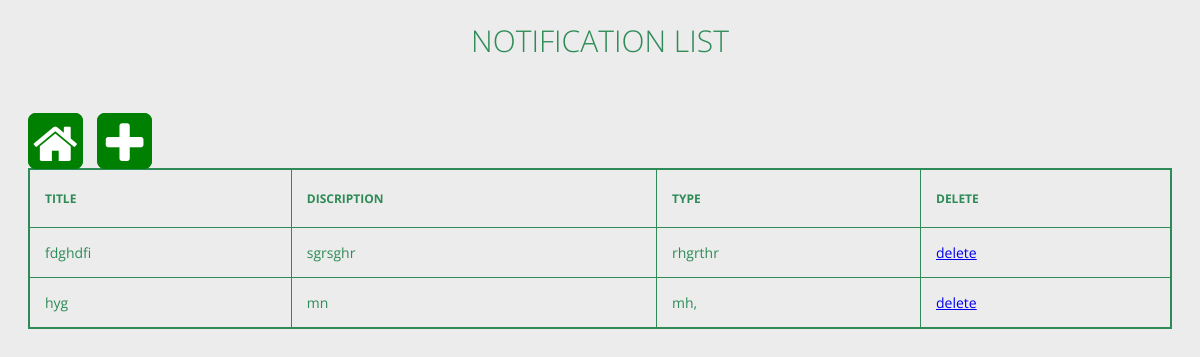
/notification (signed in), run on an earlier commit of the app's database.
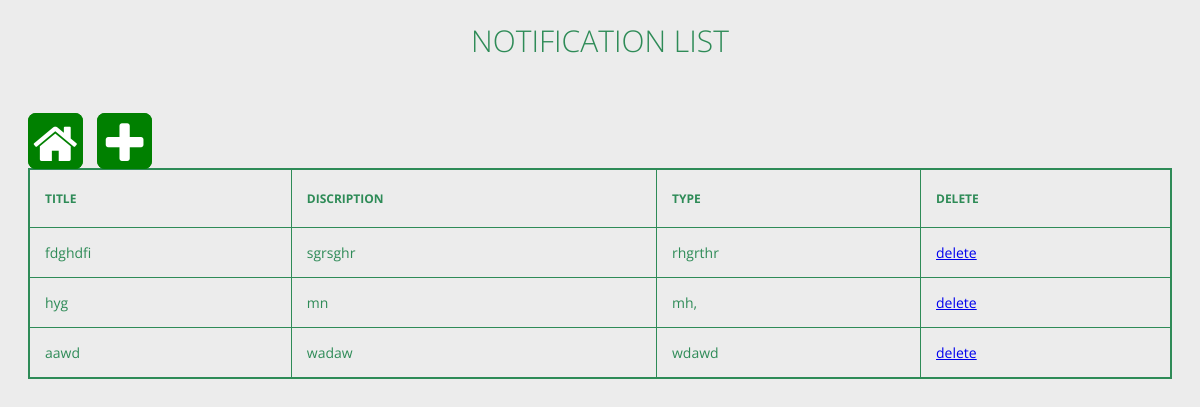
And on a later commit of the database.
### app/models.py (models this page shows, shortened)
class Notification(models.Model):
    title=models.CharField(max_length=150)
    description=models.TextField()
    type=models.CharField(max_length=50)

### app/decorators.py (the view)
	def wrapper_function(request, *args, **kwargs):
		group = None
		if request.user.groups.exists():
			group = request.user.groups.all()[0].name
		if group == 'staff':
			return redirect('home')
		if group == 'manager':
			return view_func(request, *args, **kwargs)
		if group==None:
			return HttpResponse('You are not authorized to view this page')

### app/views.py (called while the page is built)
@login_required
@manager_only
def notification(request):
    noti=Notification.objects.all()
    return render(request,'app/notification.html', {'noti':noti})

### app/templates/app/notification.html (shortened to what this page needs)
{% load static %}
<html lang="en">
<head>
    <link rel="stylesheet" href="{% static 'css/driver.css' %}">
    <link rel="stylesheet" href="{% static 'css/search.css' %}">
    <link rel="stylesheet" href="https://maxcdn.bootstrapcdn.com/font-awesome/4.4.0/css/font-awesome.min.css">
</head>
<body>
    <section>
        <h1>Notification list</h1><br><br>
        <div style="display: inline;">
          <a href="/" class="homebtn"><i class="fa fa-home fa-3x fa-inverse" aria-hidden="true" id="ic"></i></a>
        <a href="{% url 'createnotification' %}" class="homebtn crtbtn">
          <i class="fa fa-plus fa-3x fa-inverse" aria-hidden="true"></i>
        </a>
        </div>
        <div class="tbl-content">
          <table cellpadding="0" cellspacing="0" border="1">
            <div class="tbl-header">
                <thead>
                    <tr>
                      <th>Title</th>
                      <th>Discription</th>
                      <th>Type</th>
                      <th>Delete</th>
                    </tr>
                  </thead>
                </div>
            <tbody>
              {% for i in noti %}
            <tr>
              <td>{{ i.title }}</td>
              <td>{{ i.description }}</td>
              <td>{{ i.type }}</td>
              <td><a href="{% url 'deletenotification' i.id %}">delete</a></td>
            </tr>
              {% endfor %}
            </tbody>
          </table>
        </div>
      </section>
</body>
</html>

What changed in the data, as far as the page shows it:
added Notification: title "aawd", description "wadaw", type "wdawd"
